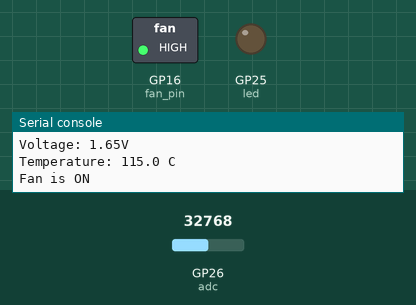
Recording of a program running on a simulated Raspberry Pi Pico running MicroPython. On the bench: switched loads named in the program (green lamp = pin HIGH), output pins drawn as LEDs (lit = HIGH), the last lines printed to the serial console. Inputs (shaded band) come from the test bench; at power-on: GP26 (adc) = 32768 (analog values on the 0–65535 scale). WiFi joins after 1.5 s; no MQTT or app messages arrive unless stated; library files of the repository ran but are not shown: secrets.py.

Above: at 3.8 s.
3.9 s: GP26 (adc) set to 15600
14.1 s: GP26 (adc) set to 14096
At 24.1 s:
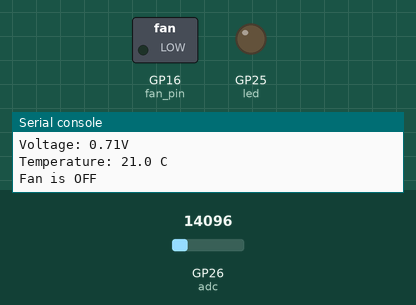
24.4 s: GP26 (adc) set to 19660
At 33.2 s:
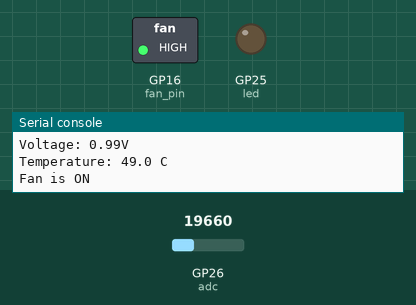
34.4 s: GP26 (adc) set to 7864
At 43.3 s:
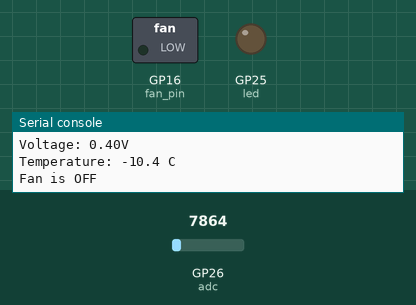
Timing chart, 0 to 44.8 s (numbered marks = the images above; inputs shaded):
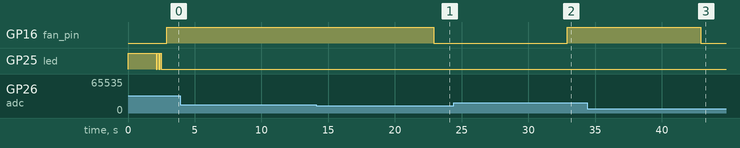

Measured:
- the behaviour switches between 14896 and 14880 on GP26 (adc) (found by bisection; images 0 and 1)
- after the input at 14.1 s, GP16 (fan_pin): HIGH → LOW after 8.8 s
- after the input at 24.4 s, GP16 (fan_pin): LOW → HIGH after 8.5 s
- after the input at 34.4 s, GP16 (fan_pin): HIGH → LOW after 8.5 s

The program:

main.py
```python
from do_connect import do_connect
from run_blynk_server import ConnectToBlynk
from secrets import secrets

def main():
    print('Starting main...')
    ip = do_connect()
    blynk = ConnectToBlynk(secrets['BLYNK_AUTH'])
    blynk.run()

main()
```

do_connect.py
```python
import network
import time
from secrets import secrets
from blink import connected_blink, failed_blink, led

def do_connect(ssid=secrets['ssid'], psk=secrets['password']):
    wlan = network.WLAN(network.STA_IF)
    wlan.active(True)
    wlan.connect(ssid, psk)

    # wait for connect or fail
    wait = 10
    while wait > 0:
        led.on()
        if wlan.status() < 0 or wlan.status() >= 3:
            break
        wait -= 1
        print('waiting for connection...')
        time.sleep(1)
        led.off()

    # handle connection error
    if wlan.status() != 3:
        failed_blink()
        raise RuntimeError('WiFi connection failed')
    else:
        ip = wlan.ifconfig()[0]
        print('connected')
        print('network config:', ip)
        connected_blink()
        return ip
```

run_blynk_server.py
```python
import BlynkLib
import time
from machine import Pin, ADC, reset
import gc

# Initialize ADC (Analog to Digital Converter) on pin 26
adc = ADC(Pin(26))

# Constants for voltage calculation
V_REF = 3.3
ADC_RESOLUTION = 65535

def read_temperature():
    adc_value = adc.read_u16()
    voltage = adc_value / ADC_RESOLUTION * V_REF
    temperature = (voltage - 0.5) * 100  # Assuming 10mV per degree with a 500mV offset
    return adc_value, voltage, temperature

def fan_on():
    # Code to turn on the fan using MOSFET
    print("Fan is ON")
    fan_pin = Pin(16, Pin.OUT)
    fan_pin.on()

def fan_off():
    # Code to turn off the fan using MOSFET
    print("Fan is OFF")
    fan_pin = Pin(16, Pin.OUT)
    fan_pin.off()

class ConnectToBlynk:
    def __init__(self, auth_token):
        self.auth_token = auth_token
        self.blynk = None
        self.connect()

    def connect(self):
        print("Connecting to Blynk...")
        try:
            self.blynk = BlynkLib.Blynk(self.auth_token)
        except MemoryError:
            print("Memory error during connection setup")
            time.sleep(10)  # Delay to allow memory recovery
            self.blynk = None

    def run(self):
        try:
            while True:
                if self.blynk is not None:
                    try:
                        self.blynk.run()
                        adc_value, voltage, temperature = read_temperature()
                        print(f"ADC Value: {adc_value}")
                        print(f"Voltage: {voltage:.2f}V")
                        print(f"Temperature: {temperature:.1f} C")
                        self.blynk.virtual_write(1, temperature)
                        if temperature > 25:
                            fan_on()
                        else:
                            fan_off()
                        time.sleep(10)
                    except Exception as e:
                        print("Exception occurred in run loop:", e)
                        self.blynk = None
                        time.sleep(5)  # Wait before attempting reconnection
                        self.reconnect()
                else:
                    self.reconnect()
        except Exception as e:
            print("Unhandled exception:", e)
            reset()  # Reset the microcontroller to clear state

    def reconnect(self):
        print("Reconnecting to Blynk...")
        try:
            gc.collect()  # Explicitly run garbage collection to free memory
            if self.blynk is not None:
                try:
                    self.blynk.disconnect()  # Explicitly disconnect
                except:
                    pass
            self.blynk = None
            self.connect()
            if self.blynk is None:
                raise Exception("Failed to allocate memory for Blynk connection")
        except Exception as e:
            print("Error during reconnection:", e)
            time.sleep(10)  # Wait before retrying connection to avoid rapid failure loops
            reset()  # Reset the microcontroller if memory error persists to clear state
```

blink.py
```python
import machine
import time

led = machine.Pin('LED', machine.Pin.OUT)

def failed_blink():
    count = 0
    while count < 3:
        led.on()
        time.sleep(0.1)
        led.off()
        time.sleep(0.1)
        count += 1

def connected_blink():
    for _ in range(3):
        led.on()
        time.sleep(0.1)
        led.off()
        time.sleep(0.1)
```
